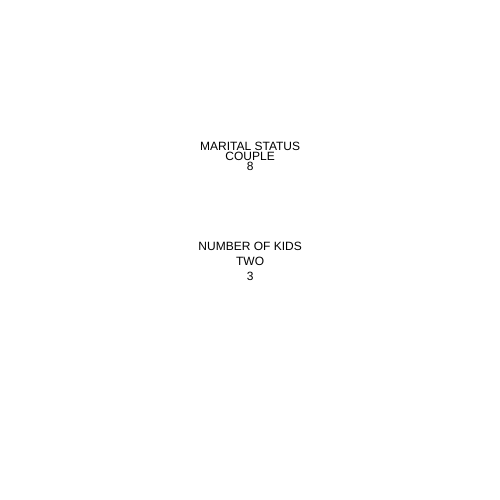
Frame 1 (no input)
Frame 60 (no input): identical to frame 1, image omitted
Frame 120 (the mouse pressed at the canvas centre since frame 60): identical to frame 1, image omitted

The p5.js sketch that drew this single still picture (run headless with seeded random() and noise() and a simulated clock; from frame 60 on, the mouse is pressed at the canvas centre):

// p5.js sketch
// ── sketch.js
// let words = ['Aang','Katara','Sokka','Zuko','Toph','Azula'];
let nStatus = [1,2,3,4,5,6,7,8,9,10,11,12,13,14,15,16,17,18,19,20,21,22,23,24,25];
let nKids = [1,2,3,4,5,6,7,8,9,10];
let nPrimary = [];
//within the function call the career
let nSecondary = [];
//within the function call the career

function setup() {
  createCanvas(500, 500);
  textAlign(CENTER);
  // randomWord();
  numStatus();
  numKids();
}

function draw() {
}


// function randomWord() {
//   let word = random(words);
//   text(word,width/2,height/2);
//
// }

function numStatus() {
  let num2 = random(nKids);
  if (num2 >= 1 && num2 <=6) {
    text('MARITAL STATUS',width/2,height/2-100);
    text('SINGLE',width/2,height/2-90);
    text(num2,width/2,height/2-80);
  } else if (num2 > 6 && num2 <= 15) {
    text('MARITAL STATUS',width/2,height/2-100);
    text('COUPLE',width/2,height/2-90);
    text(num2,width/2,height/2-80);
  } else if (num2 ==16){
    text('MARITAL STATUS',width/2,height/2-100);
    text('MIXED SINGLE',width/2,height/2-90);
    text(num2,width/2,height/2-80);
  } else if (num2 == 17) {
    text('MARITAL STATUS',width/2,height/2-100);
    text('MIXED COUPLE',width/2,height/2-90);
    text(num2,width/2,height/2-80);
  } else if (num2 == 18) {
    text('MARITAL STATUS',width/2,height/2-100);
    text('SECOND CHANCE',width/2,height/2-90);
    text(num2,width/2,height/2-80);
  } else if (num2 == 19) {
    text('MARITAL STATUS',width/2,height/2-100);
    text('SINGLE WITH HELP',width/2,height/2-90);
    text(num2,width/2,height/2-80);
  } else if (num2 == 20) {
    text('MARITAL STATUS',width/2,height/2-100);
    text('MIXED SINGLE WITH HELP',width/2,height/2-90);
    text(num2,width/2,height/2-80);
  } else if (num2 == 21) {
    text('MARITAL STATUS',width/2,height/2-100);
    text('COUPLE WITH HELP',width/2,height/2-90);
    text(num2,width/2,height/2-80);
  } else if (num2 == 22) {
    text('MARITAL STATUS',width/2,height/2-100);
    text('MIXED COUPLE WITH HELP',width/2,height/2-90);
    text(num2,width/2,height/2-80);
  } else if (num2 == 23) {
    text('MARITAL STATUS',width/2,height/2-100);
    text('SINGLE WITH TWO HELP',width/2,height/2-90);
    text(num2,width/2,height/2-80);
  } else if (num2 == 24) {
    text('MARITAL STATUS',width/2,height/2-100);
    text('MIXED SINGLE WITH TWO HELP',width/2,height/2-90);
    text(num2,width/2,height/2-80);
  } else if (num2 == 25) {
    text('MARITAL STATUS',width/2,height/2-100);
    text('FULLHOUSE',width/2,height/2-90);
    text(num2,width/2,height/2-80);
  }else {
    text('BROKEN',width/2,height/2+15);
    text(num2,width/2,height/2+30);
  }
}

function numKids() {
  let num1 = random(nKids);
  if (num1 == 1 || num1 == 2) {
    text('NUMBER OF KIDS',width/2,height/2);
    text('ONE',width/2,height/2+15);
    text(num1,width/2,height/2+30);
  } else if (num1 > 2 && num1 <= 6) {
    text('NUMBER OF KIDS',width/2,height/2);
    text('TWO',width/2,height/2+15);
    text(num1,width/2,height/2+30);
  } else if (num1 == 7 || num1 == 8){
    text('NUMBER OF KIDS',width/2,height/2);
    text('THREE',width/2,height/2+15);
    text(num1,width/2,height/2+30);
  } else if (num1 == 9) {
    text('NUMBER OF KIDS',width/2,height/2);
    text('FOUR',width/2,height/2+15);
    text(num1,width/2,height/2+30);
  } else if (num1 == 10) {
    text('NUMBER OF KIDS',width/2,height/2);
    text('FIVE',width/2,height/2+15);
    text(num1,width/2,height/2+30);
  } else {
    text('BROKEN',width/2,height/2+15);
    text(num1,width/2,height/2+30);
  }

}

//marital Status
//Children
//primary career
//generation goal
//miscellaneous fun
